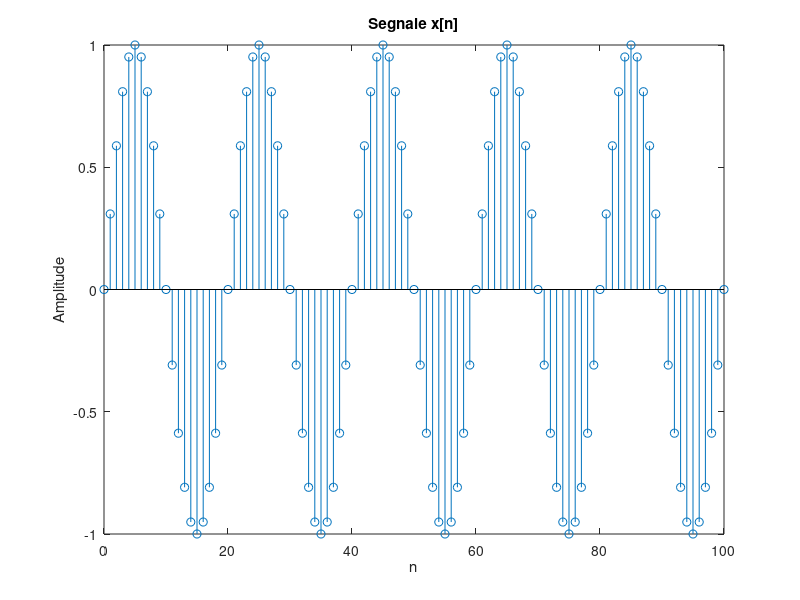

MATLAB code for this plot:
clc
close all
clear

% Definizione del segnale
n = 0:100; % Intervallo di campionamento da 0 a 100
x = sin(0.1*pi*n); % Esempio di un segnale sinusoidale discreto

% Calcolo dell'energia
E = sum(abs(x).^2); % Calcolo dell'energia utilizzando una sommatoria

% Calcolo della potenza
N = length(x); % Lunghezza del segnale
% DA implementare
P = E/N;

% Visualizzazione dei risultati
fprintf('Energia del segnale: %.4f\n', E);

fprintf('Potenza del segnale: %.4f\n', P);
%
% Plot del segnale
%subplot(2, 1, 1);
stem(n, x);
title('Segnale x[n]');
xlabel('n');
ylabel('Amplitude');

